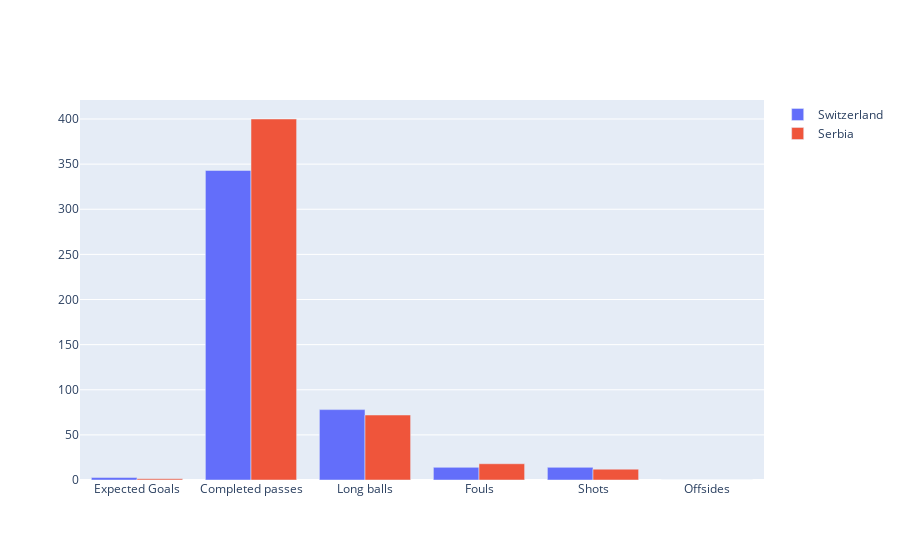

The code cell stored with this chart in its notebook:
### Code cell
import plotly.graph_objects as go
animals=['giraffes', 'orangutans', 'monkeys']

team1, team2 = match_ids[MATCH_ID]

home_away_list = pd.read_csv("Data/FIFA World Cup 2022 Match Data/data.csv")
home_away_list['home_team'] = home_away_list['home_team'].apply(name_change)
home_away_list['away_team'] = home_away_list['away_team'].apply(name_change)

away_data = home_away_list[(home_away_list['home_team'] == team1) & (home_away_list['away_team'] == team2)][away_params].values[0]
home_data = home_away_list[(home_away_list['home_team'] == team1) & (home_away_list['away_team'] == team2)][home_params].values[0]

params_radar = ['xg', 'completed_passes', 'long_balls', 'fouls', 'total_shots', 'offsides']
away_params = ['away_'+col for col in params_radar]
home_params = ['home_'+col for col in params_radar]

params_radar = ['Expected Goals', 'Completed passes', 'Long balls', 'Fouls', 'Shots', 'Offsides']

fig = go.Figure(data=[
    go.Bar(name=team2, x=params_radar, y=away_data),
    go.Bar(name=team1, x=params_radar, y=home_data)
])
# Change the bar mode
# fig.update_layout(barmode='group')
fig.show()

### Figure 1 — Plotly figure (JSON) as saved in the notebook; plotly's stock layout.template omitted (floating-point values rounded to 4 significant figures)
{"data": [{"name": "Switzerland", "type": "bar", "x": ["Expected Goals", "Completed passes", "Long balls", "Fouls", "Shots", "Offsides"], "y": [2.7, 343, 78, 14, 14, 0]}, {"name": "Serbia", "type": "bar", "x": ["Expected Goals", "Completed passes", "Long balls", "Fouls", "Shots", "Offsides"], "y": [1.3, 400, 72, 18, 12, 0]}], "layout": {}}
